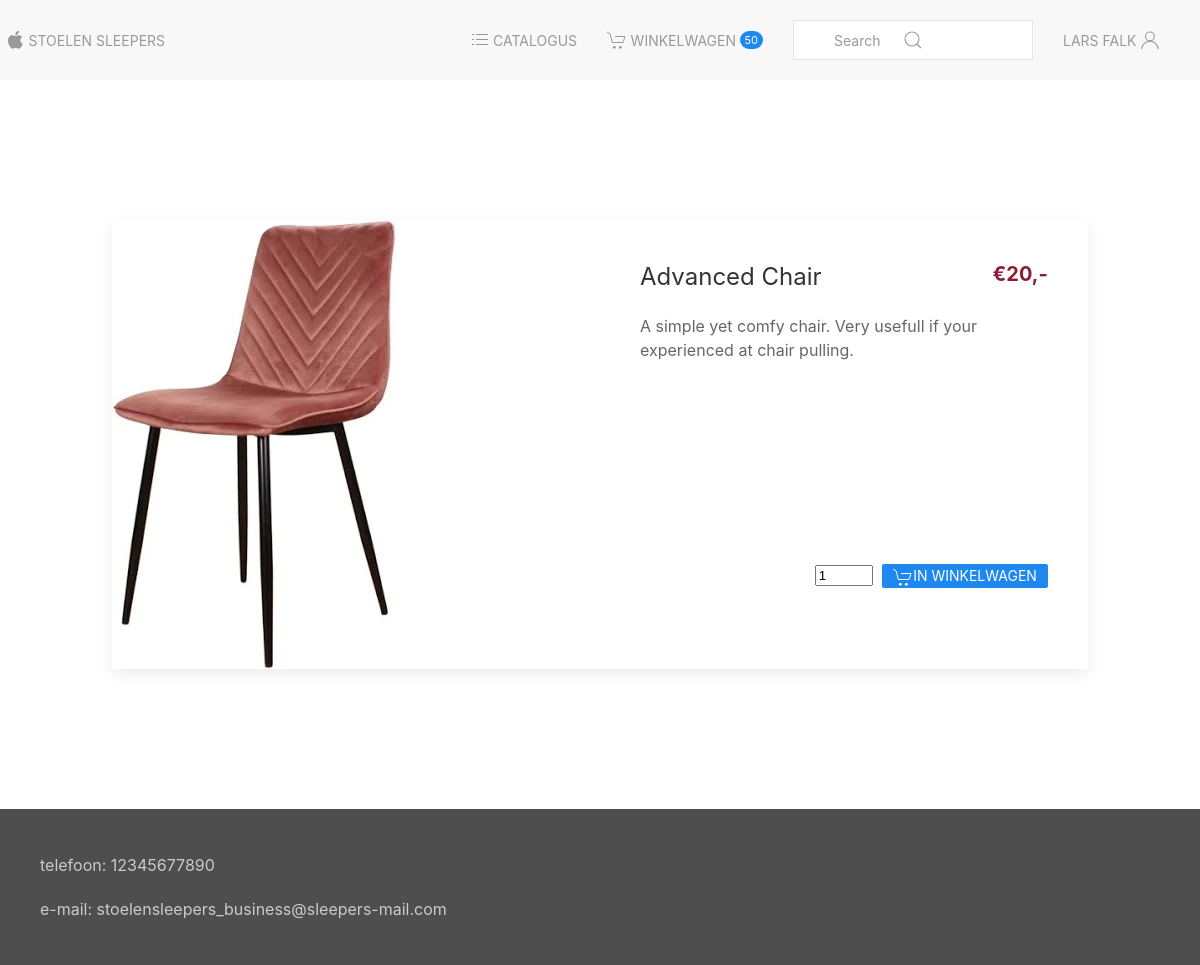
Page /dev/product.php?product_id=3 (signed in) on the committed database.
### tables this page shows
CREATE TABLE `products` (
  `ID` int(255) NOT NULL,
  `name` varchar(50) NOT NULL,
  `description` varchar(250) NOT NULL,
  `price` float NOT NULL,
  `image` varchar(50) NOT NULL,
  `categorie_id` int(255) NOT NULL
);

### dev/src/database/Database.class.php (called while the page is built, shortened)
<?php
class Database extends PDO
{
    public function runSql(string $sql, array $params = []): array
    {
        $query = $this->prepare($sql);
        $query->execute($params);
        return $query->fetchAll(PDO::FETCH_ASSOC);
    }
}

### dev/src/helpers/price.helper.php (called while the page is built, shortened)
<?php
class PriceHelper
{
    public function parseFloatToPrice(float $float): string
    {
        $stringFloat = (string) $float;
        if (!str_contains($stringFloat, ".")) {
            $stringFloat .= ",-";
        }
        $stringFloat = str_replace(".", ",", $stringFloat);
        $decimals = preg_split("/,/", $stringFloat);
        $decimals = (string) $decimals[1];
        return $stringFloat;
    }
}

### dev/product.php (the view, shortened to what this page needs)
<?php
include_once("./src/database/Database.class.php");
include_once("./src/helpers/price.helper.php");
$PriceHelper = new PriceHelper();
try {
    $dbconn = new Database();
    $productId = $_GET["product_id"];
    $sql = "SELECT * FROM products WHERE ID = :id";
    $recset = $dbconn->runSql($sql, [':id' => $productId]);
    if (empty($recset)) {
        $recset = $dbconn->runSql($sql, [':id' => 1])[0];
    } else {
        $recset = $recset[0];
    }
} catch (PDOException $e) {
    echo ("connection failed: " . $e->getMessage());
}
include_once("template/head.inc.php");
?>
<main>
    <div class="uk-container">
        <div class="uk-flex uk-flex-center uk-flex-wrap uk-flex-wrap-around">
            <div class="uk-flex-column">
                <div class="uk-flex-row@xl">
                    <div class="uk-card uk-card-default uk-grid-collapse uk-child-width-1-2@s uk-margin" uk-grid>
                        <section class="uk-width-1-2 uk-card-media-left">
                            <img src="<?= $recset["image"] ?>" class="" alt="" title="" />
                        </section>
                        <div>
                            <div class="uk-card-body">
                                <div class="uk-flex">
                                    <div class="uk-flex-row">
                                        <h2 class="uk-card-title"><?= $recset["name"] ?></h2>
                                        <p><?= $recset["description"] ?></p>
                                    </div>
                                    <div class="uk-flex-row">
                                        <div class="uk-flex-column">
                                            <h4 class="price-text">
                                                &euro;<?= $PriceHelper->parseFloatToPrice($recset["price"]) ?></h4>
                                        </div>
                                    </div>
                                </div>
                            </div>
                            <div class="uk-column-1-1 uk-margin-xlarge-top">
                                <div class="uk-container uk-margin-medium-right">
                                    <div class="uk-flex uk-flex-right">
                                        <form class="uk-margin-large" name="cart"
                                            action="src/formHandlers/toCart.handler.php" method="POST">
                                            <div uk-form-custom="target: true">
                                                <input name="amount" type="number"
                                                    class="uk-form-width-xsmall uk-margin-xsmall-right" value="1"
                                                    min="1" max="50" required
                                                    oninput="enableToCartIfProductAmountGood()">
                                                <button name="toCart" type="submit"
                                                    class="uk-label uk-button uk-button-primary"><span
                                                        uk-icon="icon: cart"></span>in Winkelwagen</button>
                                            </div>
                                        </form>
                                    </div>
                                </div>
                            </div>
                        </div>
                    </div>
                </div>
            </div>
        </div>
    </div>
</main>
<?php
include_once("template/foot.inc.php");

### rows in the picture
products: image (picture), name "Advanced Chair", description "A simple yet comfy chair. Very usefull if your experienced at chair pulling.", price "20,-"

### other values in the picture
$CartHelper->getCartSize() "50"
$login->getUser()["first_name"] "LARS"
$login->getUser()["last_name"] "FALK"
